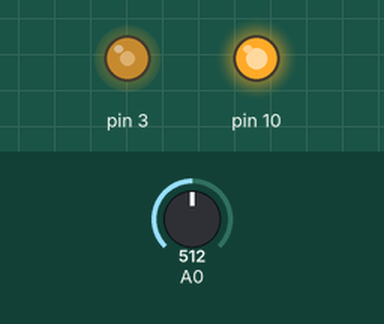
Simulated run of this sketch. Board: Arduino Uno, built with avr-gcc and run on an emulated ATmega328P. Parts: output pins drawn as LEDs (lit = HIGH). The test bench sets the inputs (shaded band); at power-on: A0 = 512. EEPROM starts erased; pins used as bus, display or sensor lines are not drawn; what the sketch prints to the serial monitor is not drawn.

Above: at 1.3 s.
1.4 s: A0 set to 716
At 2.7 s:
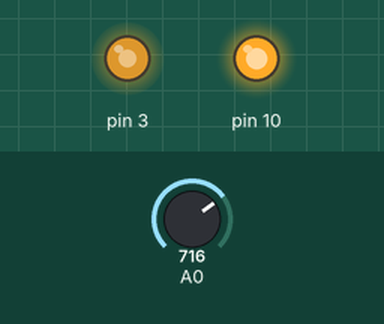
3.0 s: A0 set to 900
At 4.0 s:
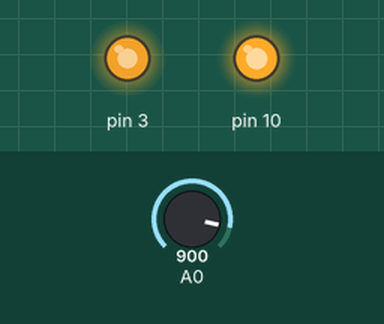
4.5 s: A0 set to 122
At 5.1 s:
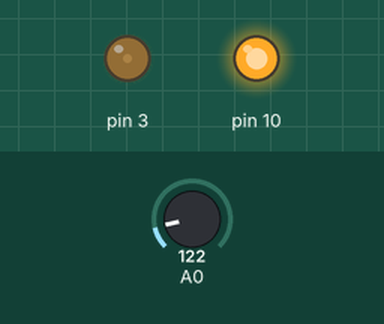
6.0 s: A0 set to 0
At 6.3 s:
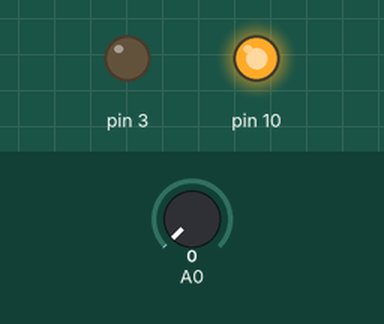
Timing chart, 0 to 8.5 s (numbered marks = the images above; inputs shaded):
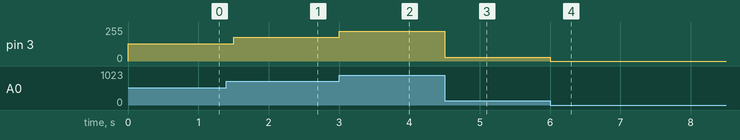

The sketch:

avr.ino
```cpp
// Probe: what the AVR notes claim compiles (Uno, Nano, Mega, Pro Mini, Leonardo).
#include <Arduino.h>
#include <avr/pgmspace.h>
#include <Wire.h>
#include <SPI.h>
#include <EEPROM.h>
const char table[] PROGMEM = "stored in flash";
void setup() {
  Serial.begin(9600);
  pinMode(LED_BUILTIN, OUTPUT);
  Serial.println(F("literal in flash"));
  Serial.print(pgm_read_byte(&table[0]));
  Wire.begin();
  SPI.begin();
  EEPROM.update(0, 1);
  analogReference(DEFAULT);
}
void loop() {
  digitalWrite(LED_BUILTIN, !digitalRead(LED_BUILTIN));
  analogWrite(3, analogRead(A0) / 4);
  delay(500);
}
```

Measured:
- after the input at 1.4 s, pin 3: 128/255 → 179/255 after 0.10 s
- after the input at 3.0 s, pin 3: 179/255 → 225/255 at once
- after the input at 4.5 s, pin 3: 225/255 → 30/255 at once
- after the input at 6.0 s, pin 3: 30/255 → 0/255 at once
